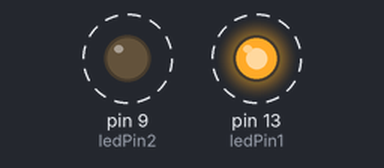
Bench run of a sketch on a simulated Arduino Uno, built with avr-gcc and run on an emulated ATmega328P. Parts: output pins drawn as LEDs (lit = HIGH). Dashed ring = blinking. What the sketch prints to the serial monitor is not drawn.

Above: at 0.2 s.
Timing chart, 0 to 3.0 s (numbered marks = the images above):
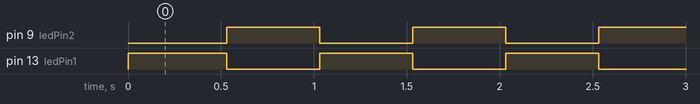

Measured:
- by itself, pin 9 (ledPin2), pin 13 (ledPin1): alternates HIGH for 0.50 s and LOW for 0.50 s

The sketch:

EX2-Sinalizador-Garagem.ino
```cpp
/*
  Projeto: Sinalizador de Garagem
  Descrição: Este código faz com que dois LEDs conectados ao Arduino pisquem alternadamente
  em um intervalo de tempo definido. O estado dos LEDs é exibido no monitor serial.

  Autor: [Epaminondas Lage]
  Data: [julho 2024]
*/

// Define os pinos dos LEDs
const int ledPin1 = 13;  // LED 1 conectado ao pino digital 13
const int ledPin2 = 9;  // LED 2 conectado ao pino digital 9

// Intervalo de tempo (em milissegundos) para alternar o estado dos LEDs
const int interval = 500;

void setup() {
  // Inicializa a comunicação serial com a taxa de 9600 bps
  Serial.begin(9600);

  // Define os pinos dos LEDs como saídas
  pinMode(ledPin1, OUTPUT);
  pinMode(ledPin2, OUTPUT);

  // Exibe no monitor serial a que pino cada LED está conectado
  Serial.print("LED 1 está conectado ao pino ");
  Serial.println(ledPin1);
  Serial.print("LED 2 está conectado ao pino ");
  Serial.println(ledPin2);
}

void loop() {
  // Acende o LED 1 e apaga o LED 2
  digitalWrite(ledPin1, HIGH);
  digitalWrite(ledPin2, LOW);
  Serial.println("LED 1 aceso, LED 2 apagado");

  // Aguarda pelo intervalo definido antes de mudar o estado dos LEDs
  delay(interval);

  // Apaga o LED 1 e acende o LED 2
  digitalWrite(ledPin1, LOW);
  digitalWrite(ledPin2, HIGH);
  Serial.println("LED 1 apagado, LED 2 aceso");

  // Aguarda pelo intervalo definido antes de repetir o ciclo
  delay(interval);
}
```
